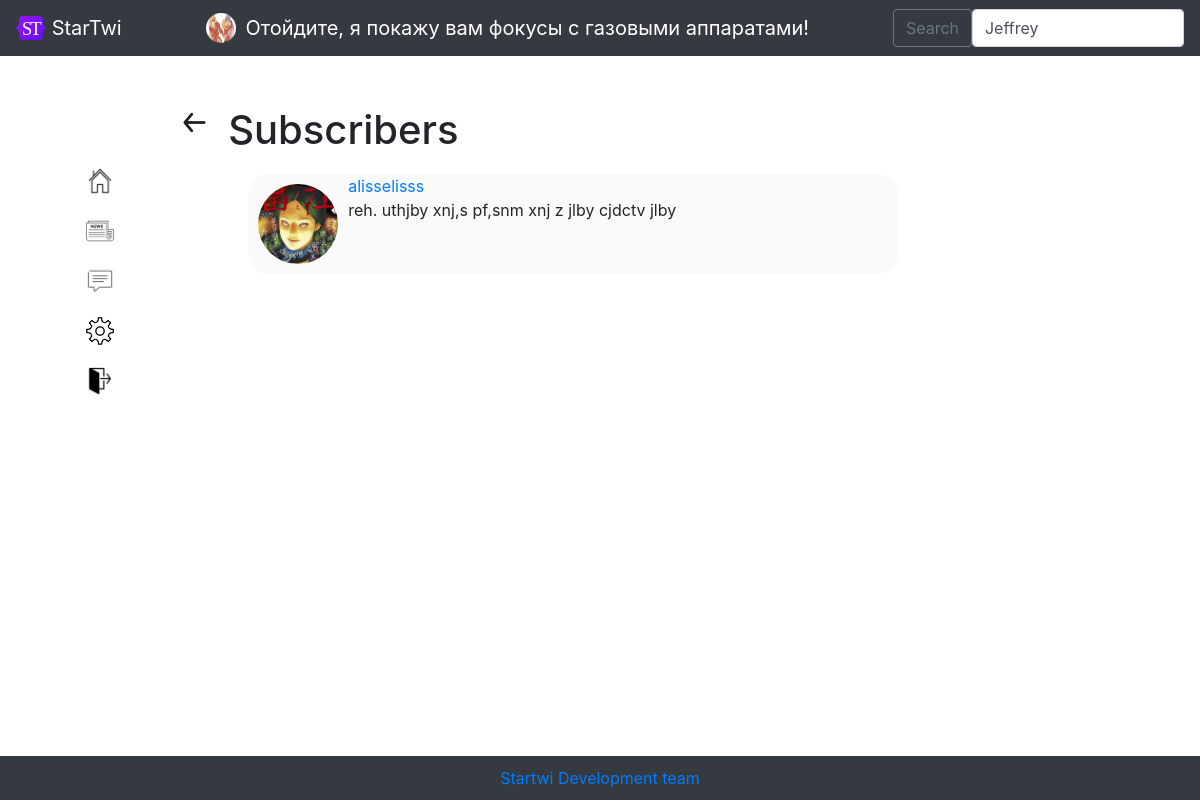
/followers/aliso4ka (signed in), run on the app's committed database.
### data/users.py (models this page shows, shortened)
class User(SqlAlchemyBase, UserMixin):
    __tablename__ = 'users'
    id = sqlalchemy.Column(sqlalchemy.Integer, primary_key=True, autoincrement=True)
    username = sqlalchemy.Column(sqlalchemy.String, unique=True, nullable=True)
    year_of_birth = sqlalchemy.Column(sqlalchemy.Integer, nullable=True)
    month_of_birth = sqlalchemy.Column(sqlalchemy.Integer, nullable=True)
    day_of_birth = sqlalchemy.Column(sqlalchemy.Integer, nullable=True)
    country = sqlalchemy.Column(sqlalchemy.String, nullable=True)
    email = sqlalchemy.Column(sqlalchemy.String, unique=True, nullable=True)
    hashed_password = sqlalchemy.Column(sqlalchemy.String, nullable=True)
    modified_date = sqlalchemy.Column(sqlalchemy.DateTime, default=datetime.datetime.now())
    photo = sqlalchemy.Column(sqlalchemy.String, unique=True, nullable=True)
    about_me = sqlalchemy.Column(sqlalchemy.String, unique=True, nullable=True)
    followers = sqlalchemy.Column(sqlalchemy.String, nullable=True, default=' ')
    following = sqlalchemy.Column(sqlalchemy.String, nullable=True, default=' ')
    restrict = sqlalchemy.Column(sqlalchemy.Boolean, nullable=True, default=False)
    blacklist = sqlalchemy.Column(sqlalchemy.String, nullable=True, default=' ')

### main.py (the view)
@app.route('/followers/<username>', methods=['GET', 'POST'])
@login_required
def followers(username):
    db_sess = db_session.create_session()
    user = db_sess.query(User).filter(User.username == username).first()
    if not user:
        abort(404)
    return render_template('followers.html', title='', user=user,
                           url_for=url_for, userlist=get_userlist(),
                           css_file=url_for('static', filename='css/style.css'),
                           str=str, db_sess_query_user=db_sess.query(User), user_class=User)

### data/db_session.py (called while the page is built)
def create_session() -> Session:
    global __factory
    return __factory()

### main.py (called while the page is built)
@login_manager.user_loader
def load_user(user_id):
    db_sess = db_session.create_session()
    return db_sess.query(User).get(user_id)

def get_userlist():
    return sorted(db_session.create_session().query(User).filter(User.username != current_user.username),
                  key=lambda x: [0 if str(x.id) in current_user.following.split(', ') else 1,
                                 - len(list(set(current_user.following.split(', ')) & set(
                                     x.following.split(', ')))),
                                 - len(list(set(current_user.followers.split(', ')) & set(
                                     x.followers.split(', ')))),
                                 x.username])

### templates/followers.html
{% extends "base_logged_in.html" %}
{% block content %}
<a href="/account/{{ user.username }}" class="settingsback"><img src="{{ url_for('static', filename='img/back.png') }}" width="33px"></a>
<div class="followers_list" style="margin: 50px;">
    <p>
        <h1>Subscribers</h1>
    </p>
    {% if user.followers.split(', ') |length != 1 %}
        {% for id in user.followers.split(', ') %}
        {% set subscribed_user = db_sess_query_user.filter(user_class.id == id).first() %}
            {% if subscribed_user %}
                <div class="itsme">
                    <img src="{{ url_for('static', filename='img/' + subscribed_user.photo) }}" class="round">
                    <a href="/account/{{ subscribed_user.username }}">{{ subscribed_user.username }}</a>
                    <p>{{ subscribed_user.about_me}}</p>
                </div>
            {% endif %}
        {% endfor %}
    {% else %}
        <p>no subscribers</p>
    {% endif %}
</div>
{% endblock %}

### templates/base_logged_in.html (shortened to what this page needs)
<!DOCTYPE html>
<html lang="en">
<head>
    <link rel="stylesheet"
          href="https://stackpath.bootstrapcdn.com/bootstrap/4.4.1/css/bootstrap.min.css"
>
    <link href="http://rawgithub.com/indrimuska/jquery-editable-select/master/dist/jquery-editable-select.min.css" rel="stylesheet">
    <link rel="stylesheet" type="text/css" href={{ css_file }}>
</head>
<body>
    <header>
        <nav class="navbar navbar-dark bg-dark">
            <a class="navbar-brand" href="#">
                <img src="/static/img/startwi-logo.svg" alt="" width="30" height="24" class="d-inline-block align-text-top">
                StarTwi
            </a>
            <a href="/account/{{ current_user.username }}" style="text-decoration: none;" class="navbar-brand">
                <img src="{{ url_for('static', filename='img/' + current_user.photo) }}" alt="" width="30" height="30" class="icon" style="margin: 0px; margin-right: 10px;">
                {{ current_user.username }}</a>
            <form class="d-flex" method="post" id="sample_form" name="sample_form">
                <button class="btn btn-outline-secondary" type="submit" name="Save" id="save">Search</button>
                <select name="users" id="users" class="form-control me-2" type="search" placeholder="Search" aria-label="Search">
                    {% for found_user in userlist %}
                        {% if found_user %}
                            <option>{{ found_user.username }}</option>
                        {% endif %}
                    {% endfor %}
               </select>
      </form>
    </nav>
    </header>
    <main role="main" class="container">
        <div style="float:left;">
            <ul style="list-style-type: none;">
                <li><a href="/account/{{ current_user.username }}"><img src="{{ url_for('static', filename='img/home_icon.png') }}" style="width:30px; margin-top:60px;"></a></li>
                <li><a href="/newstape"><img src="{{ url_for('static', filename='img/news_icon.png') }}" style="width:30px; margin-top:20px;"></a></li>
                <li><a href="/chats"><img src="{{ url_for('static', filename='img/messenger_icon.png') }}" style="width:30px; margin-top:20px;"></a></li>
                <li><a href="/account_settings/{{ current_user.username }}"><img src="{{ url_for('static', filename='img/settings.png') }}" style="width:30px; margin-top:20px;"></a></li>
                <li><a href="/logout"><img src="{{ url_for('static', filename='img/exit-icon.png') }}" style="width:30px; margin-top:20px;"></a></li>
            </ul>
        </div>
        <div style="margin-left: 12%">
            {% block content %}{% endblock %}
        </div>
        <br><br><br>
          <div class="footer"><a href="mailto:dashastepanova1901@mail.ru">Startwi Development team</a>
  </div>
    </main>
</body>
</html>

### static/css/style.css (style rules this page uses)
.itsme { background-color: #fafafa; border-radius: 20px; height: 100px; width: 650px; margin: 20px; }
.round { width: 80px; border-radius: 80px; float: left; margin: 10px; font-size: 27px; }
.icon { width: 30px; border-radius: 30px; float: left; margin: 20px; font-size: 27px; }
.settingsback { margin-bottom: 0px; float:left; position: absolute; }

### templates/base_logged_in.html (style rules this page uses)
.footer { position: fixed; left: 0; bottom: 0; padding: 10px; background: #343a40; color: #ffffff; width: 100%; text-align: center; }

### data on the page
User: photo (picture), username "Отойдите, я покажу вам фокусы с газовыми аппаратами!"
User: photo (picture), username "alisselisss", about_me "reh. uthjby xnj,s pf,snm xnj z jlby cjdctv jlby"

### other printed values
form field users "Jeffrey"
